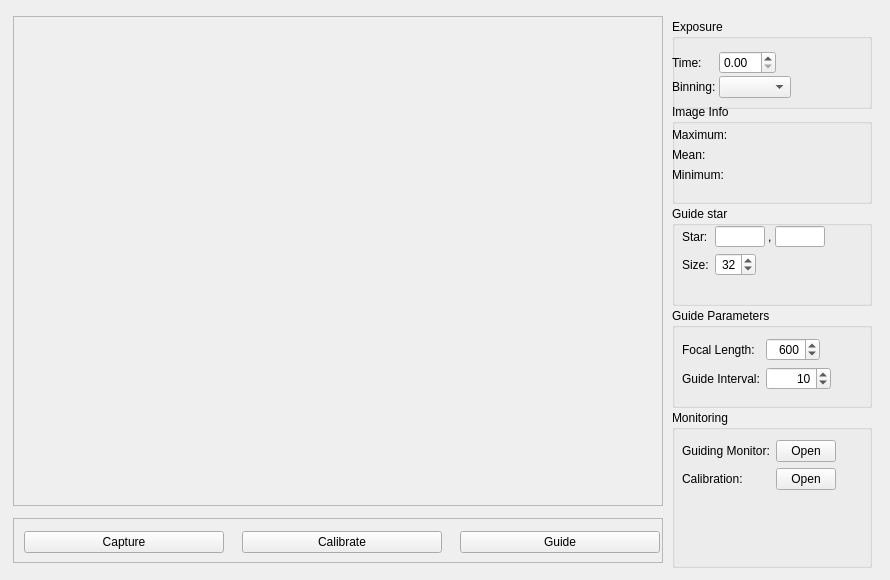
<?xml version="1.0" encoding="UTF-8"?>
<ui version="4.0">
 <class>GuiderWidget</class>
 <widget class="QWidget" name="GuiderWidget">
  <property name="geometry">
   <rect>
    <x>0</x>
    <y>0</y>
    <width>890</width>
    <height>580</height>
   </rect>
  </property>
  <property name="sizePolicy">
   <sizepolicy hsizetype="Fixed" vsizetype="Fixed">
    <horstretch>0</horstretch>
    <verstretch>0</verstretch>
   </sizepolicy>
  </property>
  <property name="minimumSize">
   <size>
    <width>890</width>
    <height>580</height>
   </size>
  </property>
  <property name="maximumSize">
   <size>
    <width>890</width>
    <height>580</height>
   </size>
  </property>
  <property name="windowTitle">
   <string>Form</string>
  </property>
  <widget class="QWidget" name="layoutWidget">
   <property name="geometry">
    <rect>
     <x>10</x>
     <y>10</y>
     <width>866</width>
     <height>561</height>
    </rect>
   </property>
   <layout class="QHBoxLayout" name="horizontalLayout">
    <item>
     <layout class="QVBoxLayout" name="imageLayout">
      <item>
       <widget class="QScrollArea" name="imageScrollArea">
        <property name="minimumSize">
         <size>
          <width>650</width>
          <height>490</height>
         </size>
        </property>
        <property name="maximumSize">
         <size>
          <width>650</width>
          <height>490</height>
         </size>
        </property>
        <property name="widgetResizable">
         <bool>true</bool>
        </property>
        <property name="alignment">
         <set>Qt::AlignCenter</set>
        </property>
        <widget class="QWidget" name="scrollAreaWidgetContents">
         <property name="geometry">
          <rect>
           <x>0</x>
           <y>0</y>
           <width>648</width>
           <height>488</height>
          </rect>
         </property>
         <widget class="QLabel" name="imageLabel">
          <property name="geometry">
           <rect>
            <x>3</x>
            <y>3</y>
            <width>640</width>
            <height>480</height>
           </rect>
          </property>
          <property name="mouseTracking">
           <bool>true</bool>
          </property>
          <property name="text">
           <string/>
          </property>
         </widget>
        </widget>
       </widget>
      </item>
      <item>
       <widget class="QFrame" name="buttonFrame">
        <property name="maximumSize">
         <size>
          <width>650</width>
          <height>45</height>
         </size>
        </property>
        <property name="frameShape">
         <enum>QFrame::StyledPanel</enum>
        </property>
        <property name="frameShadow">
         <enum>QFrame::Raised</enum>
        </property>
        <widget class="QWidget" name="horizontalLayoutWidget">
         <property name="geometry">
          <rect>
           <x>-1</x>
           <y>-1</y>
           <width>661</width>
           <height>51</height>
          </rect>
         </property>
         <layout class="QHBoxLayout" name="buttonLayout">
          <item>
           <widget class="QPushButton" name="captureButton">
            <property name="maximumSize">
             <size>
              <width>200</width>
              <height>16777215</height>
             </size>
            </property>
            <property name="text">
             <string>Capture</string>
            </property>
            <property name="autoDefault">
             <bool>false</bool>
            </property>
           </widget>
          </item>
          <item>
           <widget class="QPushButton" name="calibrateButton">
            <property name="maximumSize">
             <size>
              <width>200</width>
              <height>16777215</height>
             </size>
            </property>
            <property name="text">
             <string>Calibrate</string>
            </property>
            <property name="autoDefault">
             <bool>false</bool>
            </property>
           </widget>
          </item>
          <item>
           <widget class="QPushButton" name="guideButton">
            <property name="maximumSize">
             <size>
              <width>200</width>
              <height>16777215</height>
             </size>
            </property>
            <property name="text">
             <string>Guide</string>
            </property>
            <property name="autoDefault">
             <bool>false</bool>
            </property>
           </widget>
          </item>
         </layout>
        </widget>
       </widget>
      </item>
     </layout>
    </item>
    <item>
     <layout class="QVBoxLayout" name="verticalLayout">
      <property name="spacing">
       <number>0</number>
      </property>
      <property name="sizeConstraint">
       <enum>QLayout::SetDefaultConstraint</enum>
      </property>
      <item>
       <widget class="QGroupBox" name="exposureBox">
        <property name="minimumSize">
         <size>
          <width>0</width>
          <height>90</height>
         </size>
        </property>
        <property name="maximumSize">
         <size>
          <width>200</width>
          <height>75</height>
         </size>
        </property>
        <property name="title">
         <string>Exposure</string>
        </property>
        <widget class="QWidget" name="formLayoutWidget_6">
         <property name="geometry">
          <rect>
           <x>0</x>
           <y>30</y>
           <width>191</width>
           <height>69</height>
          </rect>
         </property>
         <layout class="QFormLayout" name="exposureLayout">
          <property name="fieldGrowthPolicy">
           <enum>QFormLayout::FieldsStayAtSizeHint</enum>
          </property>
          <property name="horizontalSpacing">
           <number>3</number>
          </property>
          <property name="verticalSpacing">
           <number>2</number>
          </property>
          <property name="topMargin">
           <number>2</number>
          </property>
          <property name="bottomMargin">
           <number>3</number>
          </property>
          <item row="0" column="0">
           <widget class="QLabel" name="timeLabel">
            <property name="text">
             <string>Time:</string>
            </property>
           </widget>
          </item>
          <item row="2" column="0">
           <widget class="QLabel" name="binningLabel">
            <property name="text">
             <string>Binning:</string>
            </property>
           </widget>
          </item>
          <item row="2" column="1">
           <widget class="QComboBox" name="binningcomboBox"/>
          </item>
          <item row="0" column="1">
           <widget class="LogSpinBox" name="timeSpinbox"/>
          </item>
         </layout>
        </widget>
       </widget>
      </item>
      <item>
       <widget class="QGroupBox" name="imageinfoBox">
        <property name="minimumSize">
         <size>
          <width>200</width>
          <height>100</height>
         </size>
        </property>
        <property name="maximumSize">
         <size>
          <width>200</width>
          <height>100</height>
         </size>
        </property>
        <property name="title">
         <string>Image Info</string>
        </property>
        <widget class="QWidget" name="formLayoutWidget_7">
         <property name="geometry">
          <rect>
           <x>0</x>
           <y>20</y>
           <width>191</width>
           <height>80</height>
          </rect>
         </property>
         <layout class="QFormLayout" name="formLayout_3">
          <property name="topMargin">
           <number>4</number>
          </property>
          <item row="0" column="0">
           <widget class="QLabel" name="maxLabel">
            <property name="text">
             <string>Maximum:</string>
            </property>
           </widget>
          </item>
          <item row="2" column="0">
           <widget class="QLabel" name="minLabel">
            <property name="text">
             <string>Minimum:</string>
            </property>
           </widget>
          </item>
          <item row="1" column="0">
           <widget class="QLabel" name="meanLabel">
            <property name="text">
             <string>Mean:</string>
            </property>
           </widget>
          </item>
          <item row="0" column="1">
           <widget class="QLabel" name="maxField">
            <property name="minimumSize">
             <size>
              <width>80</width>
              <height>0</height>
             </size>
            </property>
            <property name="maximumSize">
             <size>
              <width>80</width>
              <height>16777215</height>
             </size>
            </property>
            <property name="text">
             <string/>
            </property>
           </widget>
          </item>
          <item row="1" column="1">
           <widget class="QLabel" name="meanField">
            <property name="minimumSize">
             <size>
              <width>80</width>
              <height>0</height>
             </size>
            </property>
            <property name="maximumSize">
             <size>
              <width>80</width>
              <height>16777215</height>
             </size>
            </property>
            <property name="text">
             <string/>
            </property>
           </widget>
          </item>
          <item row="2" column="1">
           <widget class="QLabel" name="minField">
            <property name="minimumSize">
             <size>
              <width>80</width>
              <height>0</height>
             </size>
            </property>
            <property name="maximumSize">
             <size>
              <width>80</width>
              <height>16777215</height>
             </size>
            </property>
            <property name="text">
             <string/>
            </property>
           </widget>
          </item>
         </layout>
        </widget>
       </widget>
      </item>
      <item>
       <widget class="QGroupBox" name="guidestarBox">
        <property name="sizePolicy">
         <sizepolicy hsizetype="Preferred" vsizetype="Preferred">
          <horstretch>0</horstretch>
          <verstretch>0</verstretch>
         </sizepolicy>
        </property>
        <property name="minimumSize">
         <size>
          <width>200</width>
          <height>0</height>
         </size>
        </property>
        <property name="maximumSize">
         <size>
          <width>200</width>
          <height>100</height>
         </size>
        </property>
        <property name="title">
         <string>Guide star</string>
        </property>
        <widget class="QWidget" name="formLayoutWidget_8">
         <property name="geometry">
          <rect>
           <x>10</x>
           <y>20</y>
           <width>182</width>
           <height>71</height>
          </rect>
         </property>
         <layout class="QFormLayout" name="guidestarLayout">
          <property name="fieldGrowthPolicy">
           <enum>QFormLayout::FieldsStayAtSizeHint</enum>
          </property>
          <property name="leftMargin">
           <number>0</number>
          </property>
          <item row="0" column="0">
           <widget class="QLabel" name="starLabel">
            <property name="text">
             <string>Star:</string>
            </property>
           </widget>
          </item>
          <item row="0" column="1">
           <widget class="QFrame" name="starFrame">
            <property name="minimumSize">
             <size>
              <width>110</width>
              <height>21</height>
             </size>
            </property>
            <property name="frameShape">
             <enum>QFrame::NoFrame</enum>
            </property>
            <property name="frameShadow">
             <enum>QFrame::Raised</enum>
            </property>
            <widget class="QLineEdit" name="starxField">
             <property name="geometry">
              <rect>
               <x>0</x>
               <y>0</y>
               <width>50</width>
               <height>21</height>
              </rect>
             </property>
             <property name="alignment">
              <set>Qt::AlignRight|Qt::AlignTrailing|Qt::AlignVCenter</set>
             </property>
            </widget>
            <widget class="QLabel" name="starcommaLabel">
             <property name="geometry">
              <rect>
               <x>53</x>
               <y>0</y>
               <width>5</width>
               <height>21</height>
              </rect>
             </property>
             <property name="text">
              <string>,</string>
             </property>
            </widget>
            <widget class="QLineEdit" name="staryField">
             <property name="geometry">
              <rect>
               <x>60</x>
               <y>0</y>
               <width>50</width>
               <height>21</height>
              </rect>
             </property>
             <property name="alignment">
              <set>Qt::AlignRight|Qt::AlignTrailing|Qt::AlignVCenter</set>
             </property>
            </widget>
           </widget>
          </item>
          <item row="1" column="0">
           <widget class="QLabel" name="sizeLabel">
            <property name="text">
             <string>Size:</string>
            </property>
           </widget>
          </item>
          <item row="1" column="1">
           <widget class="QSpinBox" name="sizeSpinbox">
            <property name="alignment">
             <set>Qt::AlignRight|Qt::AlignTrailing|Qt::AlignVCenter</set>
            </property>
            <property name="minimum">
             <number>16</number>
            </property>
            <property name="maximum">
             <number>64</number>
            </property>
            <property name="singleStep">
             <number>8</number>
            </property>
            <property name="value">
             <number>32</number>
            </property>
           </widget>
          </item>
         </layout>
        </widget>
       </widget>
      </item>
      <item>
       <widget class="QGroupBox" name="guideparametersBox">
        <property name="minimumSize">
         <size>
          <width>200</width>
          <height>0</height>
         </size>
        </property>
        <property name="maximumSize">
         <size>
          <width>200</width>
          <height>100</height>
         </size>
        </property>
        <property name="title">
         <string>Guide Parameters</string>
        </property>
        <widget class="QWidget" name="formLayoutWidget_9">
         <property name="geometry">
          <rect>
           <x>10</x>
           <y>30</y>
           <width>181</width>
           <height>61</height>
          </rect>
         </property>
         <layout class="QFormLayout" name="guideparametersForm">
          <property name="fieldGrowthPolicy">
           <enum>QFormLayout::FieldsStayAtSizeHint</enum>
          </property>
          <item row="0" column="0">
           <widget class="QLabel" name="focallengthLabel">
            <property name="text">
             <string>Focal Length:</string>
            </property>
           </widget>
          </item>
          <item row="0" column="1">
           <widget class="QSpinBox" name="focallengthSpinbox">
            <property name="alignment">
             <set>Qt::AlignRight|Qt::AlignTrailing|Qt::AlignVCenter</set>
            </property>
            <property name="minimum">
             <number>100</number>
            </property>
            <property name="maximum">
             <number>3000</number>
            </property>
            <property name="singleStep">
             <number>100</number>
            </property>
            <property name="value">
             <number>600</number>
            </property>
           </widget>
          </item>
          <item row="1" column="0">
           <widget class="QLabel" name="guideintervalLabel">
            <property name="text">
             <string>Guide Interval:</string>
            </property>
           </widget>
          </item>
          <item row="1" column="1">
           <widget class="QSpinBox" name="guideintervalSpinbox">
            <property name="minimumSize">
             <size>
              <width>65</width>
              <height>0</height>
             </size>
            </property>
            <property name="alignment">
             <set>Qt::AlignRight|Qt::AlignTrailing|Qt::AlignVCenter</set>
            </property>
            <property name="minimum">
             <number>1</number>
            </property>
            <property name="maximum">
             <number>30</number>
            </property>
            <property name="value">
             <number>10</number>
            </property>
           </widget>
          </item>
         </layout>
        </widget>
       </widget>
      </item>
      <item>
       <widget class="QGroupBox" name="monitoringBox">
        <property name="minimumSize">
         <size>
          <width>200</width>
          <height>158</height>
         </size>
        </property>
        <property name="maximumSize">
         <size>
          <width>200</width>
          <height>158</height>
         </size>
        </property>
        <property name="title">
         <string>Monitoring</string>
        </property>
        <widget class="QWidget" name="formLayoutWidget_10">
         <property name="geometry">
          <rect>
           <x>10</x>
           <y>30</y>
           <width>181</width>
           <height>91</height>
          </rect>
         </property>
         <layout class="QFormLayout" name="formLayout_4">
          <item row="0" column="0">
           <widget class="QLabel" name="guidingmonitorLabel">
            <property name="text">
             <string>Guiding Monitor:</string>
            </property>
           </widget>
          </item>
          <item row="0" column="1">
           <widget class="QPushButton" name="guidingmonitorButton">
            <property name="maximumSize">
             <size>
              <width>60</width>
              <height>16777215</height>
             </size>
            </property>
            <property name="text">
             <string>Open</string>
            </property>
            <property name="autoDefault">
             <bool>false</bool>
            </property>
           </widget>
          </item>
          <item row="1" column="0">
           <widget class="QLabel" name="calibrationLabel">
            <property name="text">
             <string>Calibration:</string>
            </property>
           </widget>
          </item>
          <item row="1" column="1">
           <widget class="QPushButton" name="calibrationButton">
            <property name="maximumSize">
             <size>
              <width>60</width>
              <height>16777215</height>
             </size>
            </property>
            <property name="text">
             <string>Open</string>
            </property>
            <property name="autoDefault">
             <bool>false</bool>
            </property>
           </widget>
          </item>
         </layout>
        </widget>
       </widget>
      </item>
     </layout>
    </item>
   </layout>
  </widget>
 </widget>
 <customwidgets>
  <customwidget>
   <class>LogSpinBox</class>
   <extends>QDoubleSpinBox</extends>
   <header>logspinbox.h</header>
  </customwidget>
 </customwidgets>
 <resources/>
 <connections>
  <connection>
   <sender>captureButton</sender>
   <signal>clicked()</signal>
   <receiver>GuiderWidget</receiver>
   <slot>capture()</slot>
   <hints>
    <hint type="sourcelabel">
     <x>182</x>
     <y>543</y>
    </hint>
    <hint type="destinationlabel">
     <x>187</x>
     <y>574</y>
    </hint>
   </hints>
  </connection>
  <connection>
   <sender>calibrateButton</sender>
   <signal>clicked()</signal>
   <receiver>GuiderWidget</receiver>
   <slot>calibrate()</slot>
   <hints>
    <hint type="sourcelabel">
     <x>410</x>
     <y>545</y>
    </hint>
    <hint type="destinationlabel">
     <x>410</x>
     <y>572</y>
    </hint>
   </hints>
  </connection>
  <connection>
   <sender>guideButton</sender>
   <signal>clicked()</signal>
   <receiver>GuiderWidget</receiver>
   <slot>guide()</slot>
   <hints>
    <hint type="sourcelabel">
     <x>589</x>
     <y>547</y>
    </hint>
    <hint type="destinationlabel">
     <x>589</x>
     <y>574</y>
    </hint>
   </hints>
  </connection>
  <connection>
   <sender>guidingmonitorButton</sender>
   <signal>clicked()</signal>
   <receiver>GuiderWidget</receiver>
   <slot>monitor()</slot>
   <hints>
    <hint type="sourcelabel">
     <x>850</x>
     <y>453</y>
    </hint>
    <hint type="destinationlabel">
     <x>882</x>
     <y>452</y>
    </hint>
   </hints>
  </connection>
  <connection>
   <sender>calibrationButton</sender>
   <signal>clicked()</signal>
   <receiver>GuiderWidget</receiver>
   <slot>calibration()</slot>
   <hints>
    <hint type="sourcelabel">
     <x>843</x>
     <y>477</y>
    </hint>
    <hint type="destinationlabel">
     <x>880</x>
     <y>504</y>
    </hint>
   </hints>
  </connection>
 </connections>
 <slots>
  <slot>capture()</slot>
  <slot>calibrate()</slot>
  <slot>guide()</slot>
  <slot>monitor()</slot>
  <slot>calibration()</slot>
 </slots>
</ui>
